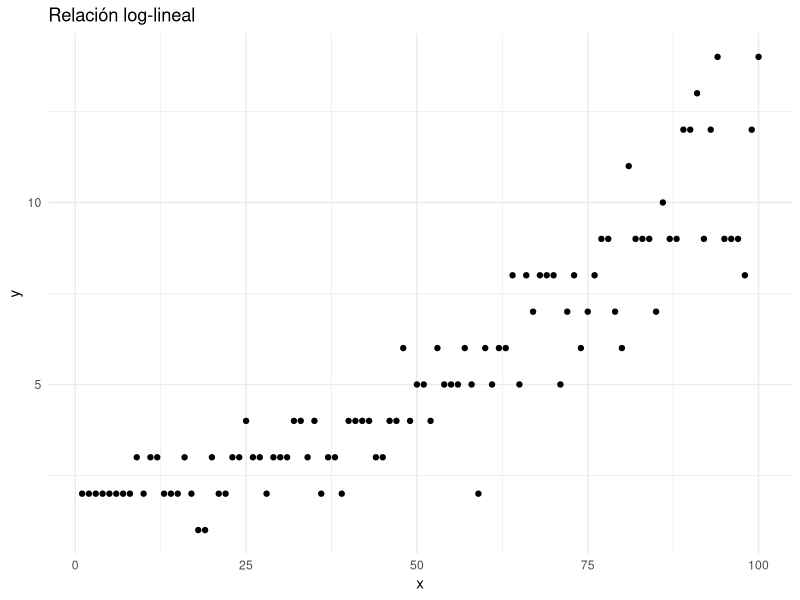
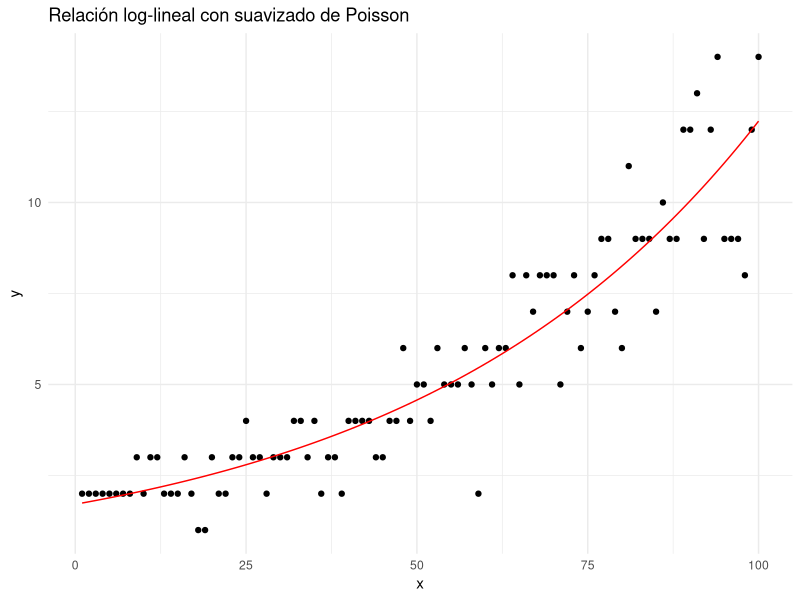

Recreate these plots in R, in order.
set.seed(42)  # Fijar semilla para reproducibilidad
n <- 10000  # Tamaño de la muestra
lambda <- 3  # Parámetro de la distribución de Poisson
datos_poisson <- rpois(n, lambda)

# Calcular la media y la varianza
media_poisson <- mean(datos_poisson)
varianza_poisson <- var(datos_poisson)

media_poisson
# Output: 3.0208

varianza_poisson
# Output: 3.026264

# Cargar el paquete "ggplot2" para graficar los datos
# install.packages("ggplot2")
library(ggplot2)

# Generar valores de x de manera lineal
x <- 1:100

# Generar valores de y con una relación log-lineal
y <- exp(0.5 + 0.02 * x)  # Coeficientes 0.5 y 0.02 para la relación log-lineal

# Agregar ruido aleatorio a los valores de y
set.seed(42)  # Fijar semilla para reproducibilidad
ruido <- rnorm(length(x), mean = 0, sd = 0.2)  # Ruido aleatorio con media cero y desviación estándar 0.2
y <- y * (1 + ruido)  # Agregar ruido a los valores de y

# Crear un dataframe con los valores de x e y
data <- data.frame(x = x, y = round(y))

# Graficar los datos
ggplot(data, aes(x, y)) +
  geom_point() +
  labs(x = "x", y = "y") +
  ggtitle("Relación log-lineal") +
  theme_minimal()

# Ajustar un modelo de regresión de Poisson
poisson_model <- glm(y ~ x, data = data, family = poisson)

# Imprimir los resultados del modelo
summary(poisson_model)

# Graficar los datos con el suavizado del modelo de regresión de Poisson
# Predecir los valores ajustados del modelo de regresión de Poisson
data$y_pred <- predict(poisson_model, newdata = data, type = "response")

# Graficar los datos con el suavizado del modelo de regresión de Poisson
ggplot(data, aes(x, y)) +
  geom_point() +
  geom_line(aes(y = y_pred), color = "red") +
  labs(x = "x", y = "y") +
  ggtitle("Relación log-lineal con suavizado de Poisson") +
  theme_minimal()
